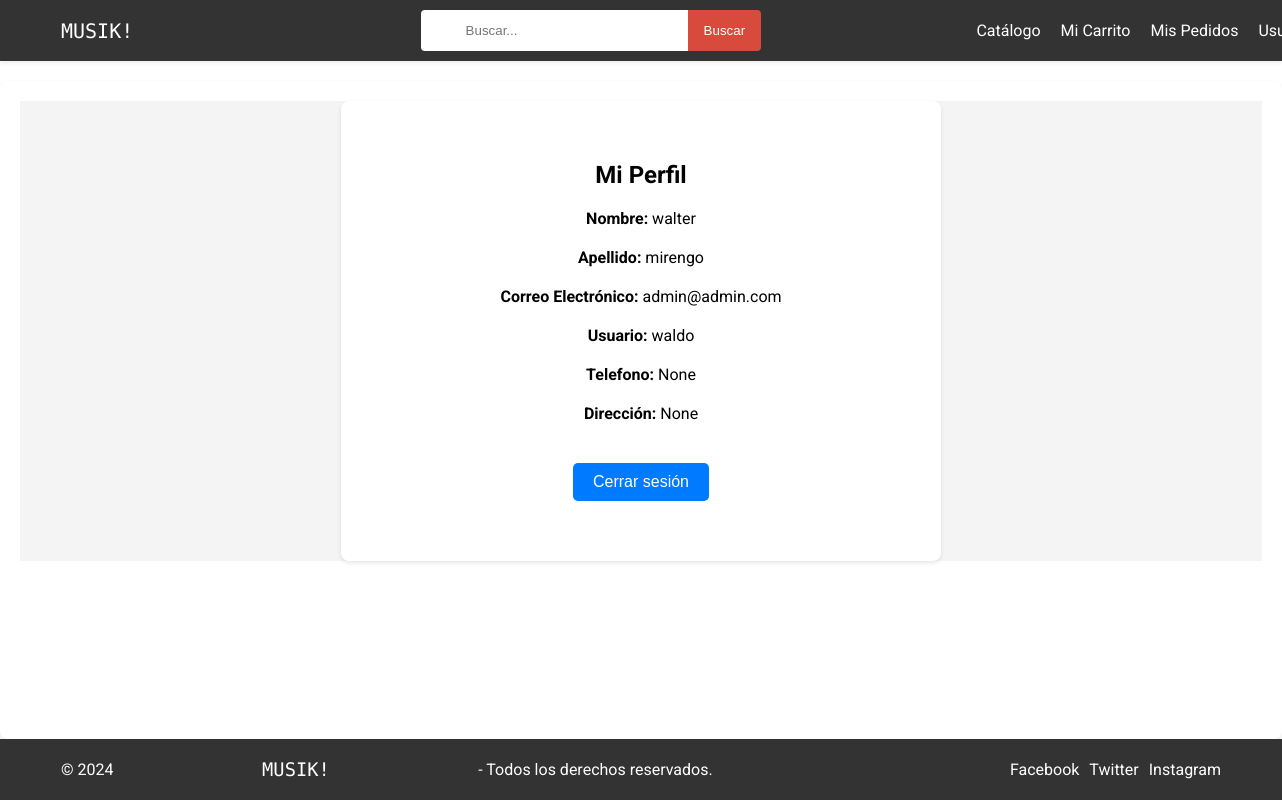
Screenshot of /usuarios/ (signed in) with the database file from the repository.
### usuarios/models.py (models this page shows, shortened)
class CustomUser(AbstractBaseUser, PermissionsMixin):
    username = models.CharField(max_length=255,unique=True)
    email = models.EmailField(unique=True)
    nombre = models.CharField(max_length=50)
    apellido = models.CharField(max_length=50)
    numero_de_telefono = models.CharField(max_length=15, blank=True, null=True)
    address = models.CharField(max_length=100, blank=True, null=True)
    is_active = models.BooleanField(default=True)
    is_staff = models.BooleanField(default=False)
    objects = CustomUserManager()
    USERNAME_FIELD = 'username'
    REQUIRED_FIELDS = ['nombre', 'apellido', 'email', 'numero_de_telefono', 'address']

### usuarios/views.py (the view)
# urls.py: path('', Home.as_view(), name = 'carrito'),
class Home(TemplateView):
    template_name = "usuarios.html"

### usuarios/templates/usuarios.html (shortened to what this page needs)
{% extends "base.html" %}
{% load static %}
{% block extra_head %}
<link rel="stylesheet" href="{% static 'css/login.css' %}">
{% endblock %}
{% block content %}
    {% if user.is_authenticated %}
        <div class="login-wrapper">
            <div class="login-container">
                <div class="authincation-content">
                    <h1 class="text-center mb-4">Mi Perfil</h1>
                    <div class="perfil-info">
                        <p><strong>Nombre:</strong> {{ user.nombre }}</p>
                        <p><strong>Apellido:</strong> {{ user.apellido }}</p>
                        <p><strong>Correo Electrónico:</strong> {{ user.email }}</p>
                        <p><strong>Usuario:</strong> {{ user.username }}</p>
                        <p><strong>Telefono:</strong> {{ user.numero_de_telefono }}</p>
                        <p><strong>Dirección:</strong> {{ user.address }}</p>
                    </div>
                    <div class="boton-cerrar-sesion">
                        <form action="{% url 'logout' %}" method="post">
                            <button type="submit" class="btn btn-primary">Cerrar sesión</button>
                        </form>
                    </div>
                </div>
            </div>
        </div>
    {% endif %}
{% endblock %}

### static/css/base.css (style rules this page uses)
* { margin: 0; padding: 0; border: 0; box-sizing: border-box; list-style: none; }
body { font-family: 'Roboto', sans-serif; margin: 0; padding: 0; display: flex; flex-direction: column; min-height: 100vh; }

### static/css/login.css (style rules this page uses)
* { margin: 0; padding: 0; border:0; box-sizing: border-box; list-style: none; }
.login-wrapper { display: flex; justify-content: center; align-items: center; min-height: 50vh; background-color: #f4f4f4; }
.login-container { background-color: #fff; padding: 60px; border-radius: 8px; box-shadow: 0 2px 4px rgba(0, 0, 0, 0.1); max-width: 600px; width: 100%; text-align: center; }
.login-container h1 { font-size: 24px; margin-bottom: 20px; }
.login-container p { margin-bottom: 20px; }
.login-container button { margin-top: 20px; padding: 10px 20px; background-color: #007bff; color: #fff; border: none; border-radius: 5px; cursor: pointer; font-size: 16px; transition: background-color 0.3s; outline: none; }
.authincation-content { display: flex; flex-direction: column; align-items: center; }
.btn-primary { background-color: #d84a3b; border: none; padding: 10px 20px; font-size: 16px; cursor: pointer; transition: background-color 0.3s, transform 0.3s, box-shadow 0.3s; width: 100%; color: #fff; }

### rows the page displays
CustomUser: nombre "walter", apellido "mirengo", email "admin@admin.com", username "waldo", numero_de_telefono "None", address "None"
